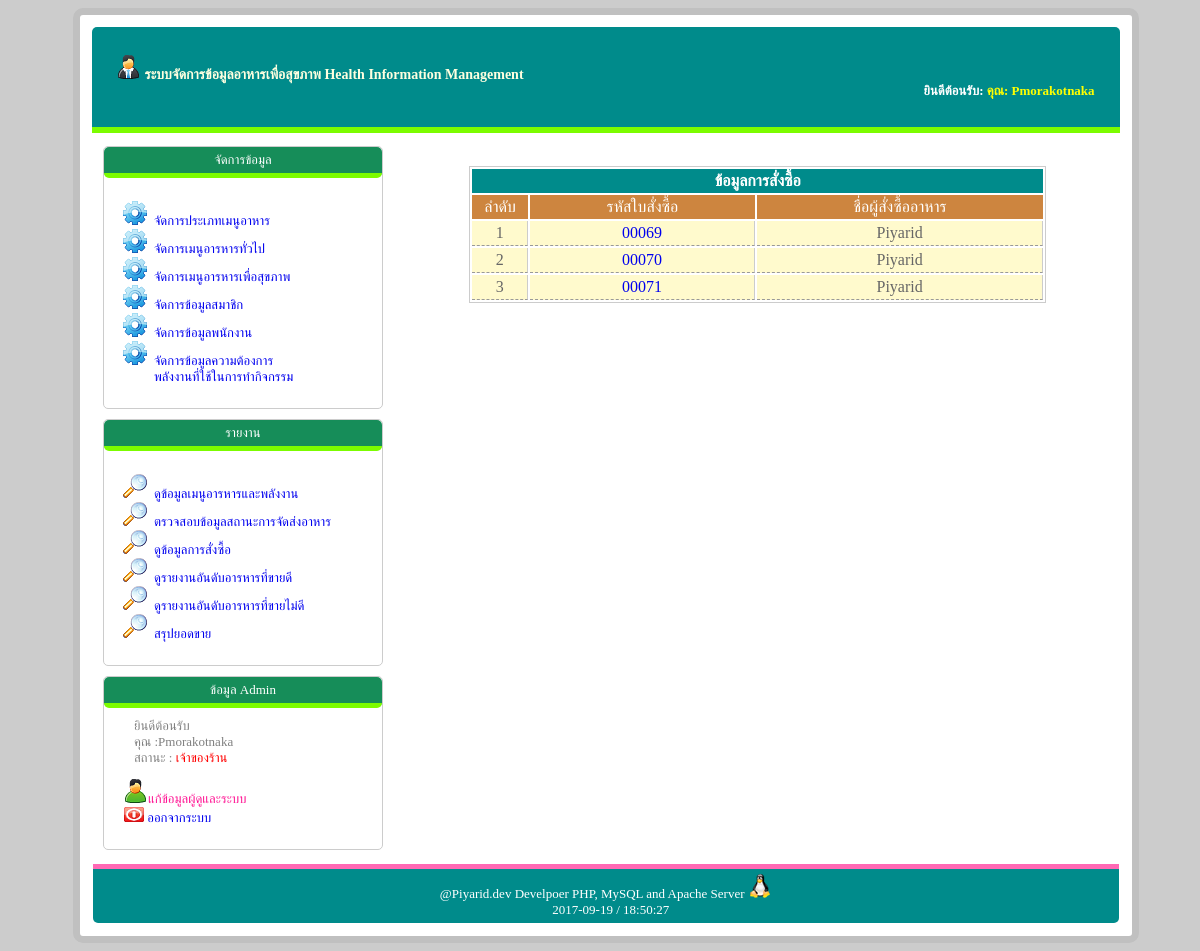
The app's page /back_end/home.php?url=view_order (signed in) with its own data.
### tables this page shows
CREATE TABLE `orderfood` (
  `order_id` int(5) NOT NULL auto_increment,
  `member_id` int(5) NOT NULL,
  `psn_id` int(5) NOT NULL,
  `order_date` date NOT NULL,
  `order_status` enum('wait','pay','send','confirm') NOT NULL,
  `order_send_date` date NOT NULL,
  PRIMARY KEY  (`order_id`)
);

CREATE TABLE `member` (
  `member_id` int(5) NOT NULL auto_increment,
  `username` varchar(20) NOT NULL,
  `password` varchar(20) NOT NULL,
  `member_name` varchar(50) NOT NULL,
  `member_sex` varchar(5) NOT NULL,
  `member_address` varchar(100) NOT NULL,
  `member_mobile` varchar(10) NOT NULL,
  PRIMARY KEY  (`member_id`)
);

### back_end/view_order.php (the view, shortened to what this page needs)
<?php
    $sql = "SELECT ord.*,mem.member_name,
		(
                SELECT SUM(quantity*price)
                FROM orderdetail
                WHERE ord.order_id = orderdetail.order_id
		) AS total_price
	FROM orderfood AS ord
	LEFT JOIN member AS mem
	ON ord.member_id = mem.member_id
	WHERE ord.order_status IN ('confirm', 'send','wait')
	ORDER BY ord.order_id ASC";
            $rs = mysql_query($sql) or die(mysql_error());
            $n = 1;
?>
<!DOCTYPE html>
<html>
    <head>
    </head>
    <body>
        <?php if($rs):?>
        <table class="grid"width="80%" cellpadding="3px">
            <thead>
            <th colspan="8" style="background:darkcyan;color:#fff;">
                <div>
                    ข้อมูลการสั่งซื้อ
                </div>
            </th>
            <tr align="center" style="background:peru;color:#fff;">
            	<td width="50px">ลำดับ</td>
                <td>รหัสใบสั่งซื้อ</td>
                <td>ชื่อผู้สั่งซื้ออาหาร</td>
            </tr>
            </thead>
            <tbody>
            <?php
            while ($r = mysql_fetch_array($rs)):
                        ?>
             <tr align="center">
            	<td><?php echo $n++; ?></td>
                <td>
                <a href="home.php?url=show_order_detail&ord_id=<?php echo $r['order_id']; ?>">
                    <?php
                     echo sprintf("%05d", $r["order_id"]);
                    ?>
                </td>
                <td><?=$r["member_name"]?></td>
            </tr>
            <?php endwhile;?>
            </tbody>
        </table>
        <?php endif;?>
    </body>
</html>

### css/admin.css (style rules this page uses)
body { background-color: #ccc; }
* { font-family: Tahoma ,Waree; }
a { text-decoration: none; }

### back_end/view_order.php (style rules this page uses)
.grid { border: #ccc 1px solid; margin-top: 30px; }
.grid thead tr td { padding: 3px; }
.grid tbody tr td { border-right: #ccc 1px solid; border-bottom: #999 1px dashed; background: lemonchiffon; }

### records on screen
orderfood: order_id "00069", member.member_name "Piyarid"
orderfood: order_id "00070", member.member_name "Piyarid"
orderfood: order_id "00071", member.member_name "Piyarid"

### other values on screen
$_SESSION["psn_name"] "Pmorakotnaka"
